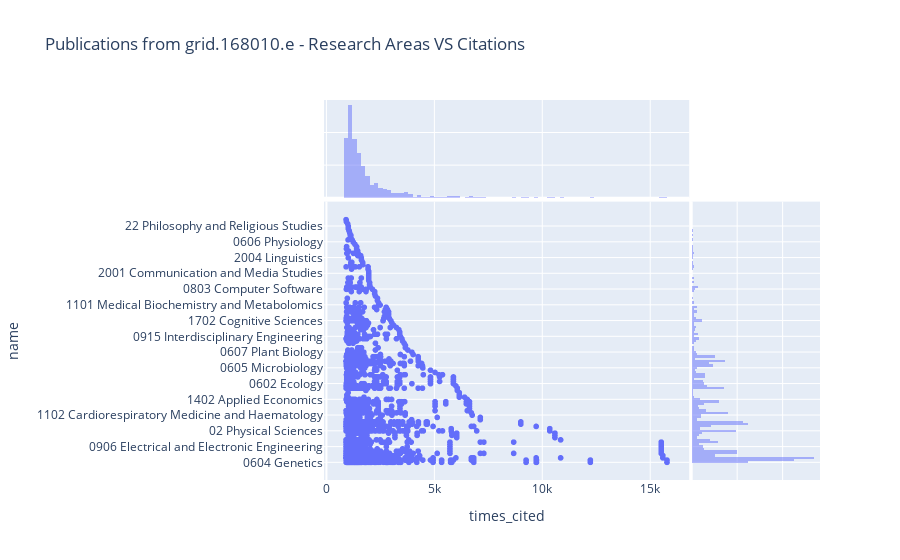

Notebook cell for this chart:
### Code cell
px.scatter(df, x="times_cited", y="name", 
           marginal_x="histogram", marginal_y="histogram", 
           hover_data=["doi", "title"],
           title=f"Publications from {GRIDID} - Research Areas VS Citations")

### Figure 1 — Plotly figure (JSON) as saved in the notebook; plotly's stock layout.template omitted (floating-point values rounded to 4 significant figures; data arrays with more than 128 entries replaced by an {"elided": "..."} marker saying what was removed)
{"data": [{"customdata": {"elided": "2525x2 str values"}, "hovertemplate": "times_cited=%{x}<br>name=%{y}<br>doi=%{customdata[0]}<br>title=%{customdata[1]}<extra></extra>", "legendgroup": "", "marker": {"color": "#636efa", "symbol": "circle"}, "mode": "markers", "name": "", "showlegend": false, "type": "scattergl", "x": {"elided": "2525 int values"}, "xaxis": "x", "y": {"elided": "2525 str values"}, "yaxis": "y"}, {"alignmentgroup": "True", "bingroup": "x", "hovertemplate": "times_cited=%{x}<br>count=%{y}<extra></extra>", "legendgroup": "", "marker": {"color": "#636efa"}, "name": "", "offsetgroup": "", "opacity": 0.5, "showlegend": false, "type": "histogram", "x": {"elided": "2525 int values"}, "xaxis": "x3", "yaxis": "y3"}, {"alignmentgroup": "True", "bingroup": "y", "hovertemplate": "name=%{y}<br>count=%{x}<extra></extra>", "legendgroup": "", "marker": {"color": "#636efa"}, "name": "", "offsetgroup": "", "opacity": 0.5, "showlegend": false, "type": "histogram", "xaxis": "x2", "y": {"elided": "2525 str values"}, "yaxis": "y2"}], "layout": {"autosize": true, "barmode": "overlay", "legend": {"tracegroupgap": 0}, "title": {"text": "Publications from grid.168010.e - Research Areas VS Citations"}, "xaxis": {"anchor": "y", "autorange": true, "domain": [0, 0.7363], "range": [14.75, 16680.0], "title": {"text": "times_cited"}, "type": "linear"}, "xaxis2": {"anchor": "y2", "autorange": true, "domain": [0.7413, 1], "matches": "x2", "range": [0, 282.1], "showgrid": true, "showline": false, "showticklabels": false, "ticks": ""}, "xaxis3": {"anchor": "y3", "autorange": true, "domain": [0, 0.7363], "matches": "x", "range": [14.75, 16680.0], "showgrid": true, "showticklabels": false, "type": "linear"}, "xaxis4": {"anchor": "y4", "domain": [0.7413, 1], "matches": "x2", "showgrid": true, "showline": false, "showticklabels": false, "ticks": ""}, "yaxis": {"anchor": "x", "autorange": true, "domain": [0, 0.7326], "range": [-8.639, 116.6], "title": {"text": "name"}, "type": "category"}, "yaxis2": {"anchor": "x2", "autorange": true, "domain": [0, 0.7326], "matches": "y", "range": [-8.639, 116.6], "showgrid": true, "showticklabels": false, "type": "category"}, "yaxis3": {"anchor": "x3", "autorange": true, "domain": [0.7426, 1], "matches": "y3", "range": [0, 598.9], "showgrid": true, "showline": false, "showticklabels": false, "ticks": ""}, "yaxis4": {"anchor": "x4", "domain": [0.7426, 1], "matches": "y3", "showgrid": true, "showline": false, "showticklabels": false, "ticks": ""}}}
